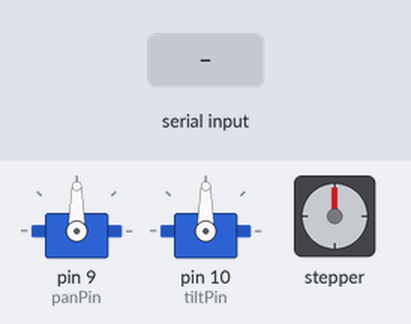
The sketch below on a simulated Arduino Uno, built with avr-gcc and run on an emulated ATmega328P. Shown: 2 × servo, stepper motor. The inputs (shaded band) are chosen by the test bench. Stepper angles assume 400 steps per turn; what the sketch prints to the serial monitor is not drawn.

Above: at 1.0 s.
1.1 s: "1" received over Serial
At 3.0 s:
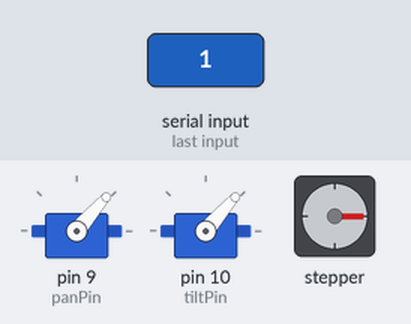
4.1 s: "0" received over Serial
At 6.4 s:
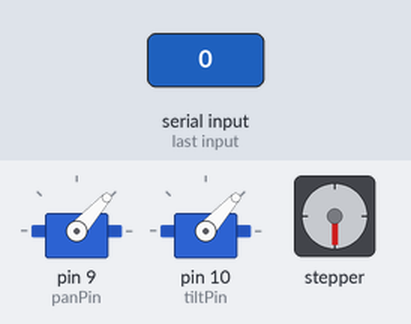
7.1 s: "2" received over Serial
At 9.8 s:
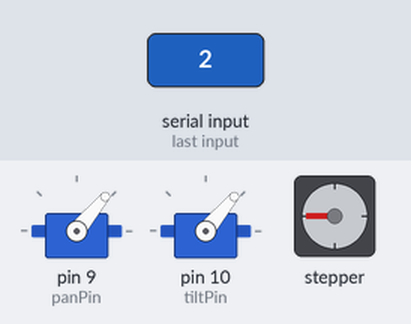
10.1 s: "1" received over Serial
At 12.2 s:
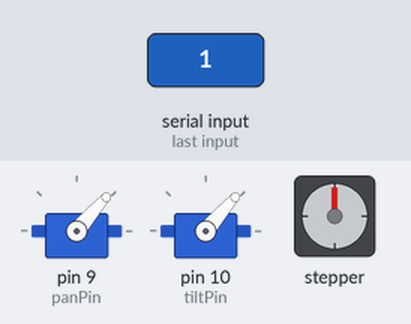
Timing chart, 0 to 13.7 s (numbered marks = the images above; inputs shaded):
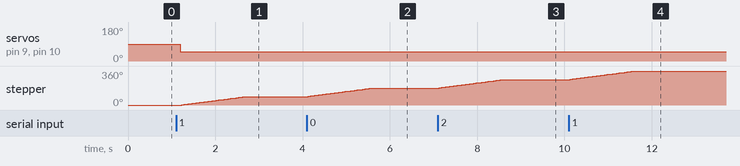

Measured:
- after the input at 1.1 s, servo on pin 9 (panPin), servo on pin 10 (tiltPin): 90° → 49° after 0.10 s; stepper: turns 90° clockwise in 1.5 s, starting after 0.13 s
- after the input at 4.1 s, servo on pin 9 (panPin), servo on pin 10 (tiltPin): 49° → 48° at once; stepper: turns 90° clockwise in 1.5 s, starting at once
- after the input at 7.1 s, servo on pin 9 (panPin), servo on pin 10 (tiltPin): 48° → 50° at once; stepper: turns 90° clockwise in 1.5 s, starting at once
- after the input at 10.1 s, servo on pin 9 (panPin), servo on pin 10 (tiltPin): 50° → 49° at once; stepper: turns 90° clockwise in 1.5 s, starting at once

The sketch:

StepperServoController.ino
```cpp
#include <Servo.h>
#include <AFMotor.h>

int stepsPerRot = 400;
int motorSpeed = 10;
int panPin = 9;
int tiltPin = 10;
Servo pan, tilt;

// Connect a stepper motor with 48 steps per revolution (7.5 degree)
// to motor port #1 (M1 and M2)
AF_Stepper motor(stepsPerRot, 1);

void setup() {
  Serial.begin(9600);           // set up Serial library at 9600 bps

  motor.setSpeed(motorSpeed);  // 10 rpm
  pan.attach(panPin);
  tilt.attach(tiltPin);
  establishContact();  // send a byte to establish contact until receiver responds
}

void loop() {
  if (Serial.available() > 0){
    byte inByte = Serial.read();
    pan.write(inByte);
    tilt.write(inByte);
    if (inByte > 100){
      motor.step(stepsPerRot/4, BACKWARD, DOUBLE);
    } else {//or DOUBLE?
      motor.step(stepsPerRot/4, FORWARD, DOUBLE);
    }
    Serial.write(inByte);
  }
}

void establishContact() {
  while (Serial.available() <= 0) {
    Serial.print('A');   // send a capital A
    delay(300);
  }
}
```
